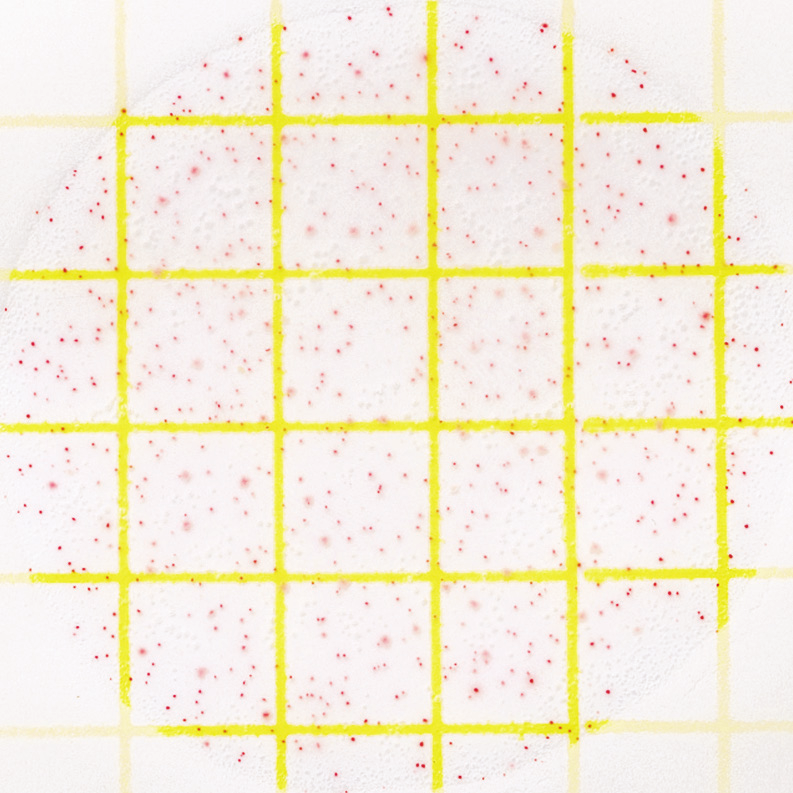
#> input picture ABC_TNTC.png, 793 x 793 px
$ python count_abc_TNTC.py
#> lines starting #> are read from the running program, lines starting #| are printed output that depends on the picture; after the words box and inside, x2 and y2 are one past the last pixel; in counts of white or black regions, pixels touching at a corner belong together
#Detect the Aerobic Bacteria
#Count all red colonies regardless of the size or intensity.
#result print in the blue dot. total numbers in the consol
#Author Shawn Hu  2021 Aug
#senhaisenhai@gmail.com
import cv2 as cv
import numpy as np

img = cv.imread('ABC_TNTC.png')
#> img is the input picture: shape (793, 793, 3); mean B, G, R 217.9, 238.4, 245.7
cv.imshow('origin',img)


b,g,r = cv.split(img)
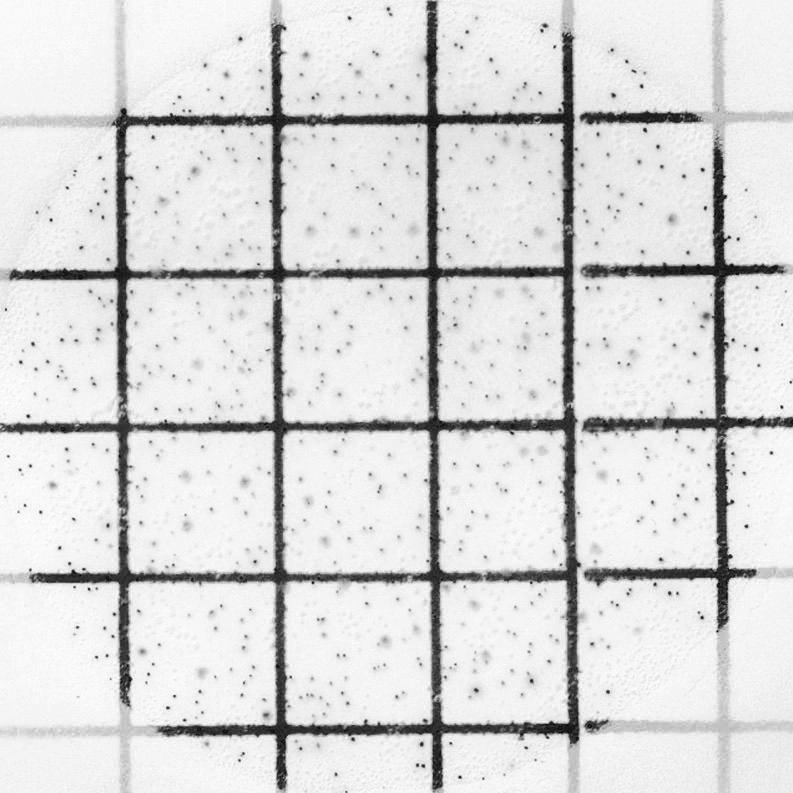
#> b: shape (793, 793); min 5, max 254, mean 217.9
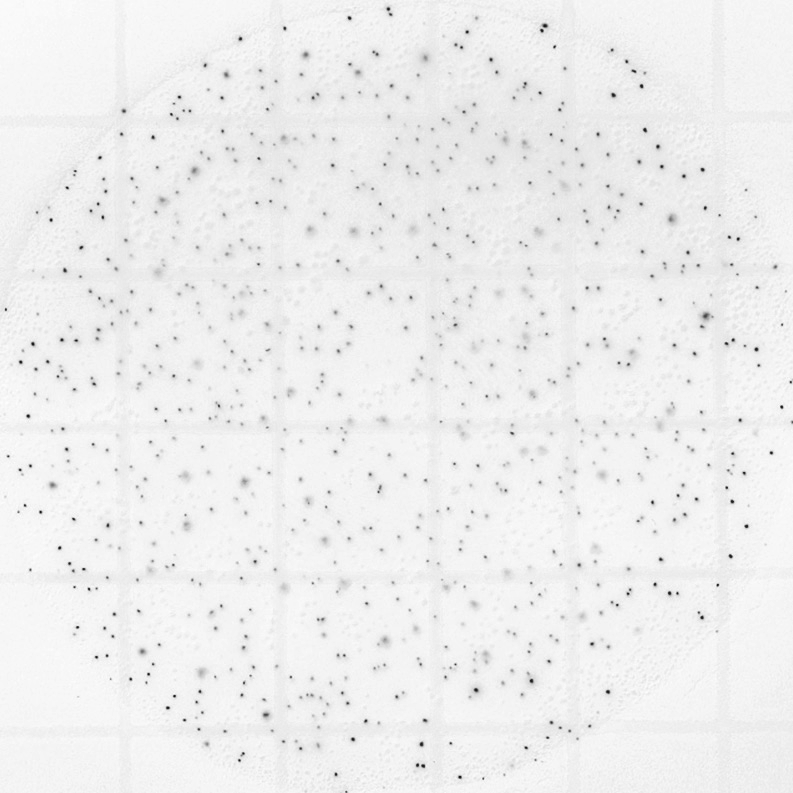
#> g: shape (793, 793); min 22, max 253, mean 238.4
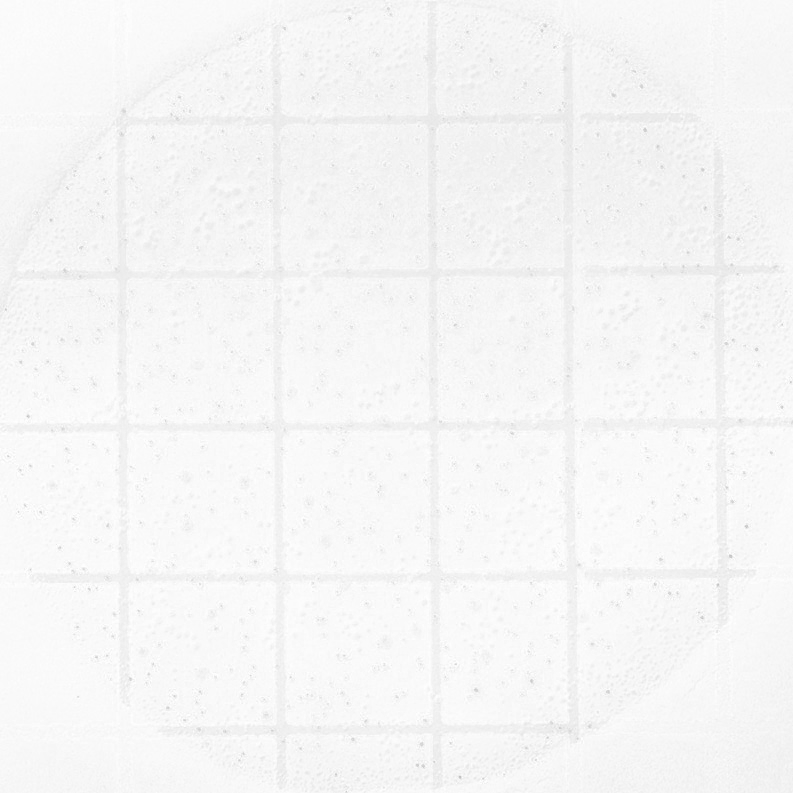
#> r: shape (793, 793); min 193, max 255, mean 245.7

corners = cv.goodFeaturesToTrack(g,490000,0.02,8)
#> corners = 669 rows, first 8: [174, 696], [781, 406], [771, 452], [40, 511], [148, 674], [460, 777], [69, 563], [20, 361]
corners = np.int0(corners)

count = 0
for i in corners:
    x,y = i.ravel()
    cv.circle(img,(x,y),3,255,-1)
    count = count + 1
#> this loop made 669 passes
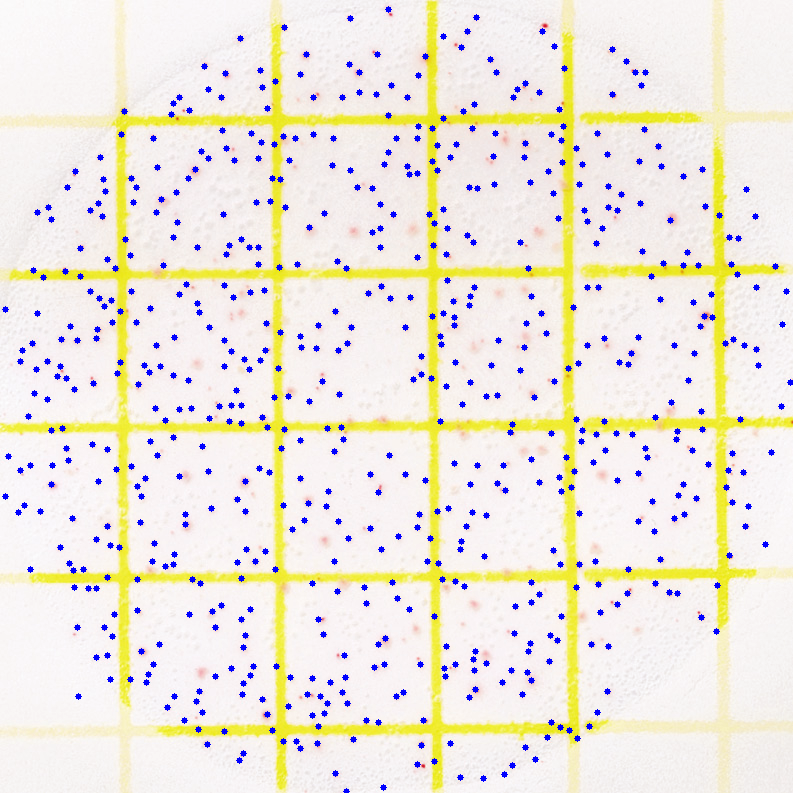
#> img: shape (793, 793, 3); 3.08% of pixels changed, all inside (x1, y1, x2, y2) = (2, 6, 793, 793)
#> after the loop, count = 669

cv.imshow('detected',img)
print("Total count: {}".format(count))
#| Total count: 669
cv.waitKey(0)

$ run again, with ABC.png copied over ABC_TNTC.png
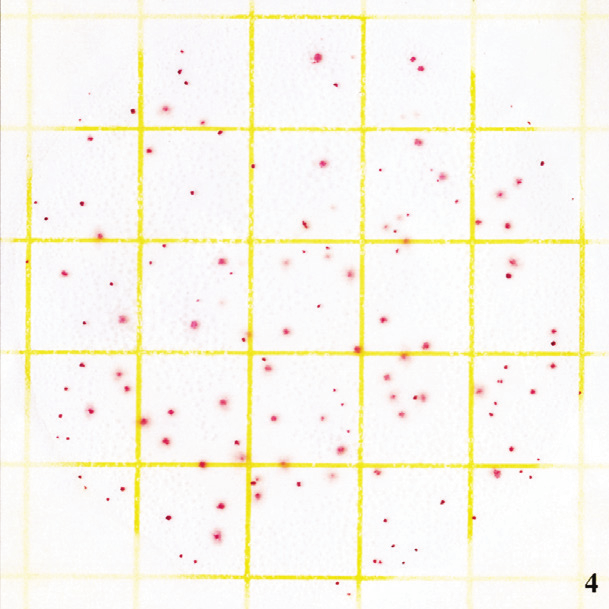
#> input picture ABC.png, 609 x 609 px
#> img is the input picture: shape (609, 609, 3); mean B, G, R 237.1, 247.4, 250.1
#> `b,g,r = cv.split(img)`:
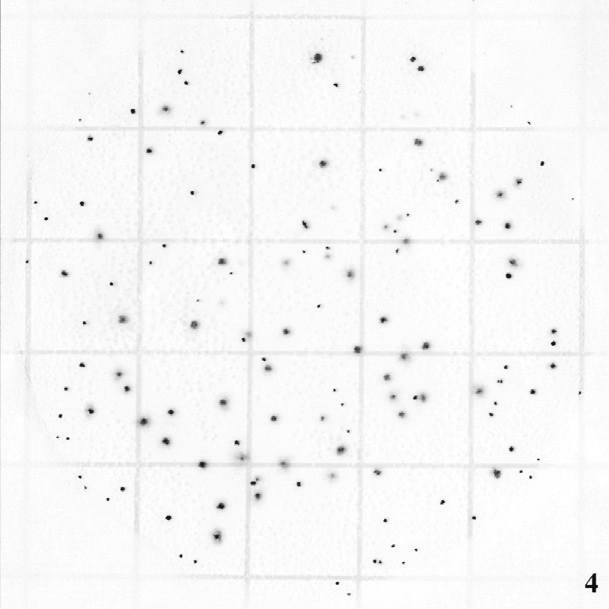
#> g: shape (609, 609); min 5, max 255, mean 247.4
#> corners = 139 rows, first 8: [107, 499], [385, 520], [47, 218], [195, 561], [337, 583], [380, 170], [180, 556], [185, 82]
#> the loop `for i in corners:` made 139 passes
#> after the loop `for i in corners:`:
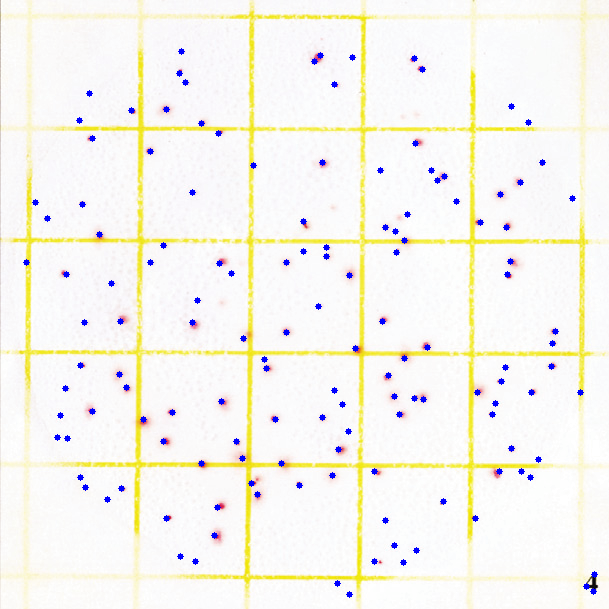
#> img: shape (609, 609, 3); 1.09% of pixels changed, all inside (x1, y1, x2, y2) = (23, 48, 598, 598)
#> after the loop `for i in corners:`: count = 139
#| Total count: 139
